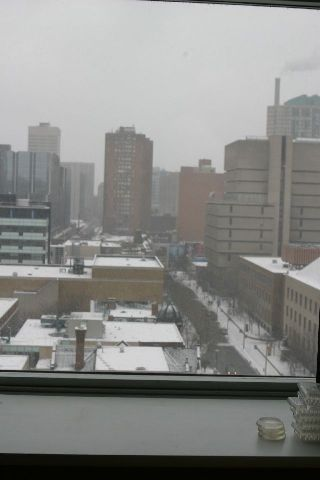
#> input picture Matting/img/window.jpg, 320 x 480 px, found by its file name
$ python triangulation-matting.py   (older library calls are emulated)
#> lines starting #> are read from the running program, lines starting #| are printed output that depends on the picture
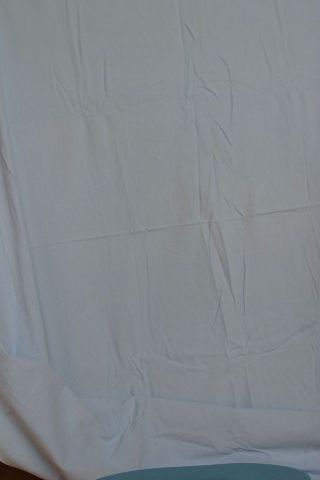
#> input picture Matting/img/flowers-backA.jpg, 320 x 480 px, found by its file name
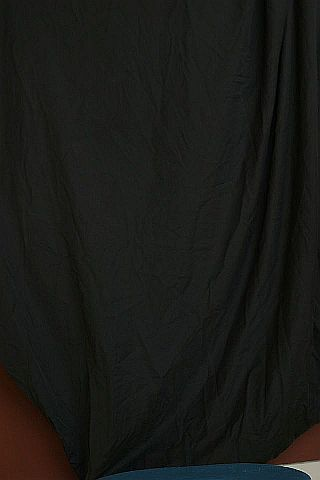
#> input picture Matting/img/flowers-backB.jpg, 320 x 480 px, found by its file name
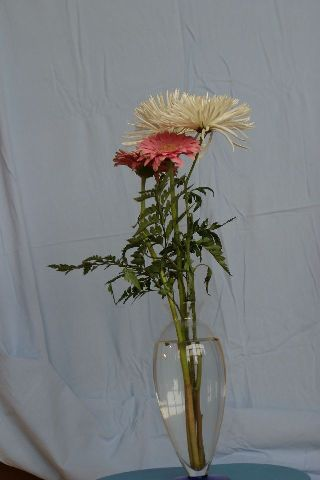
#> input picture Matting/img/flowers-compA.jpg, 320 x 480 px, found by its file name
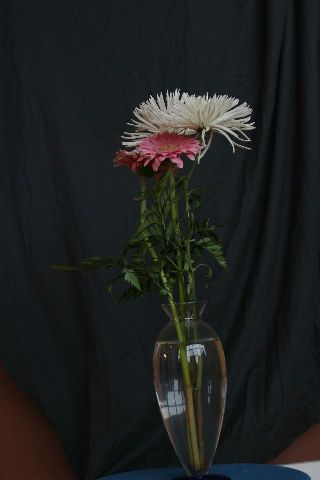
#> input picture Matting/img/flowers-compB.jpg, 320 x 480 px, found by its file name
#coding = utf-8

from pylab import *
import numpy as np
import matplotlib.pyplot as plt
import matplotlib.cbook as cbook
from scipy.misc import imread
import matplotlib.image as mpimg
import matplotlib.pyplot as plt
from PIL import Image

#b1, b2 as example, two images, for the same foreground, fg and alpha channel are all same
#fg + (1 - alpha) * b_1 = c_1
#fg + (1 - alpha) * b_2 = c_2
#There are three color channel, so there is 6 equations, take it into matrix form, we want to compute fg, alpha.
#Then the composite image is fg + (1 - alpha) * new_backgroud

def matting(b1, b2, c1, c2):
        """
        Compute the triangulation matting equation

        Param:
        b1: background image 1
        b2: background image 2
        c1: composite image 1
        c2: composite image 2

        Returns:
        fg: foreground Image
        alpha: alpha image
        """
        b1_r, b1_g, b1_b = b1[:, :, 0], b1[:, :, 1], b1[:, :, 2]
        b2_r, b2_g, b2_b = b2[:, :, 0], b2[:, :, 1], b2[:, :, 2]
        c1_r, c1_g, c1_b = c1[:, :, 0], c1[:, :, 1], c1[:, :, 2]
        c2_r, c2_g, c2_b = c2[:, :, 0], c2[:, :, 1], c2[:, :, 2]

        img_shape = b1.shape
#> img_shape = (480, 320, 3)
        fg = np.zeros(img_shape)
        #img_shape includes width * height * 3, alpha only need width and height, so range from 0 to 1
        alpha = np.zeros(img_shape[: 2])

        matrix = np.array([[1, 0, 0], [0, 1, 0], [0, 0, 1], [1, 0, 0], [0, 1, 0], [0, 0, 1]])

        for i in range(img_shape[0]):
            for j in range(img_shape[1]):
                a = np.array([
                [b1_r[i, j]],
                [b1_g[i, j]],
                [b1_b[i, j]],
                [b2_r[i, j]],
                [b2_g[i, j]],
                [b2_b[i, j]]])
                b = np.array([
                [c1_r[i, j] - b1_r[i, j]],
                [c1_g[i, j] - b1_g[i, j]],
                [c1_b[i, j] - b1_b[i, j]],
                [c2_r[i, j] - b2_r[i, j]],
                [c2_g[i, j] - b2_g[i, j]],
                [c2_b[i, j] - c2_b[i, j]]])

                #hstack: Take a sequence of arrays and stack them horizontally to make a single array.
                A = np.hstack((matrix, -1 * a))
                #pinv: calculate the pseudo-inverse of a matrix, assume A is singular, AXA = A X is A's pseudo-inverse
                #clip: Limit the values in an array
                x = np.clip(np.dot(np.linalg.pinv(A), b), 0.0, 1.0)
                fg[i, j] = np.array([x[0][0], x[1][0], x[2][0]])
                #Matrix dim is 6 * 4, 4 * 1, 6 * 1, alpha is the 4th result in array.
                alpha[i, j] = x[3][0]
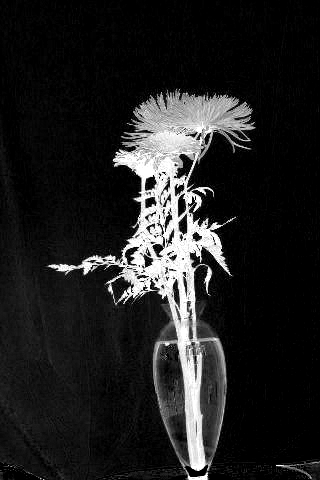
#> alpha: shape (480, 320) float64; min 0, max 1, mean 0.13
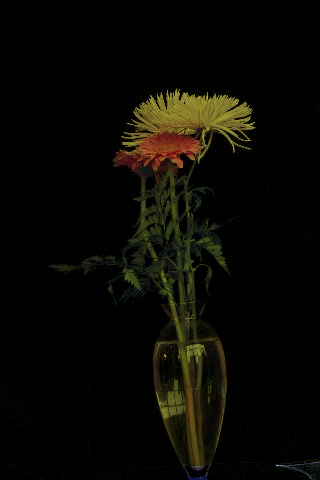
#> fg: shape (480, 320, 3) float64; mean of channels 0, 1, 2 0.0392, 0.0365, 0.0162; drawn as R, G, B
        return fg, alpha


def multiply_alpha(alpha, b):
    """
    Multiplies (1-alpha) and the backgoround Image

    Param:
    alpha: alpha matte Image
    b: new background Image

    Returns:
    c: (1 - alpha) * background
    """

    img_shape = b.shape
#> img_shape = (480, 320, 3)
    c = np.zeros(img_shape)
    for i in range(b.shape[0]):
        for j in range(b.shape[1]):
            #alpha image has one value for each pixel
            #unlike the background image which has three values - r, g, b
            c[i][j] = b[i][j] * (1.0 - alpha[i][j])

    return c;


if __name__ == "__main__":
    window = np.array(Image.open('window.jpg')) / 255.0

    b1 = np.array(Image.open('flowers-backA.jpg')) / 255.0
    b2 = np.array(Image.open('flowers-backB.jpg')) / 255.0
    c1 = np.array(Image.open('flowers-compA.jpg')) / 255.0
    c2 = np.array(Image.open('flowers-compB.jpg')) / 255.0

    fg, alpha = matting(b1, b2, c1, c2)

    imsave('flowers-alpha.jpg', alpha, cmap = cm.gray)
    imsave('flower-foreground.jpg', fg)

    b = multiply_alpha(alpha, window)
    composite = fg + b
    plt.show(imshow(composite))
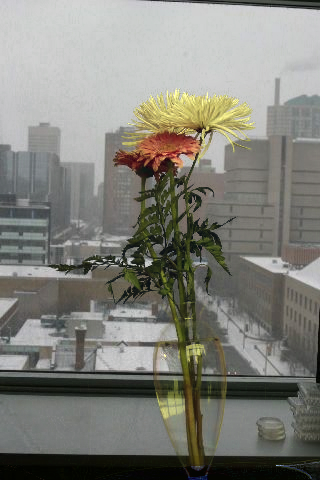
#> shown: shape (480, 320, 3) float64; mean R, G, B 0.508, 0.507, 0.478
#> (the run stopped early here; a loop or call above may not have finished)
